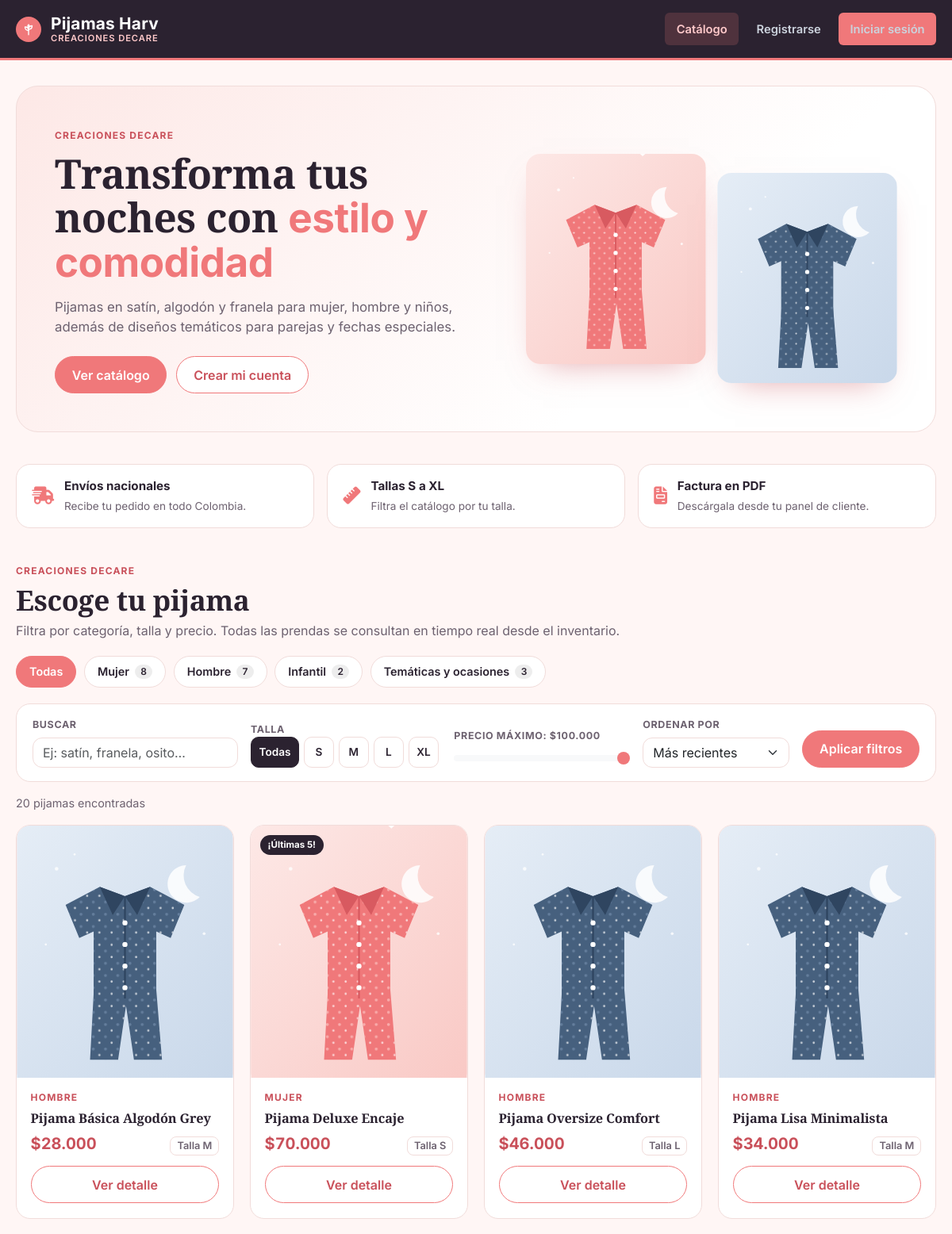
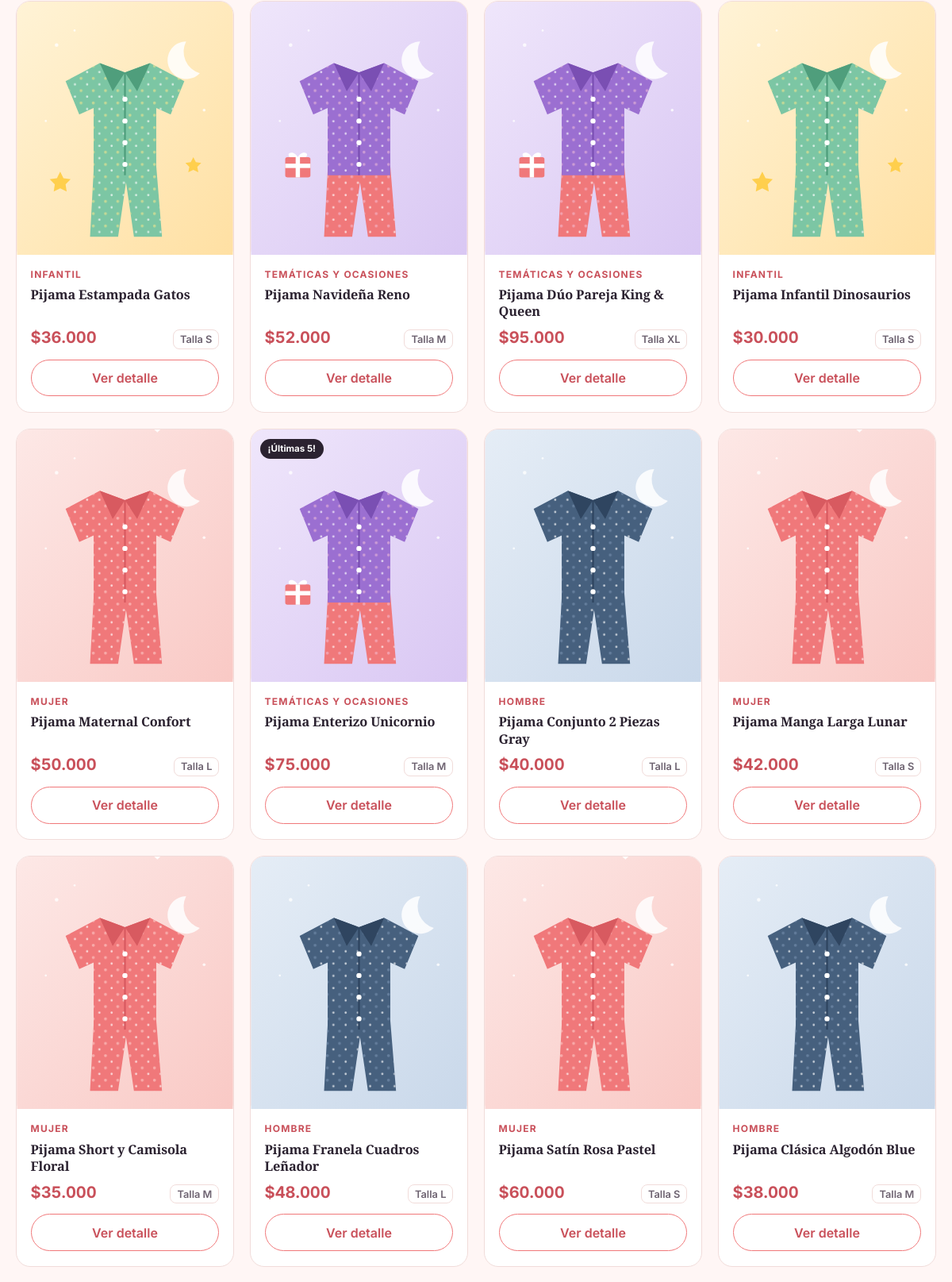
The page / (upper part) on the database its author committed (2 pictures, top to bottom).
### tables this page shows
CREATE TABLE `categorias` (
  `ID_CATEGORIA` int(11) NOT NULL,
  `nombre` varchar(60) NOT NULL,
  `slug` varchar(60) NOT NULL,
  `descripcion` varchar(255) DEFAULT NULL
);

CREATE TABLE `productos` (
  `ID_PRODUCTO` int(11) NOT NULL,
  `nombre` varchar(255) NOT NULL,
  `DESCRIPCION` varchar(250) NOT NULL,
  `PRECIO` decimal(10,2) NOT NULL,
  `STOCK` int(11) DEFAULT 0,
  `talla` varchar(50) NOT NULL,
  `ID_CATEGORIA` int(11) DEFAULT NULL,
  `imagen` varchar(255) DEFAULT NULL
);

### backend/src/models/Catalogo.php (called while the page is built, shortened)
<?php
class Catalogo
{
    private PDO $conn;
    public function __construct(PDO $db)
    {
        $this->conn = $db;
    }
    public function categorias(): array
    {
        $sql = "SELECT c.ID_CATEGORIA, c.nombre, c.slug, c.descripcion,
                       COUNT(p.ID_PRODUCTO) AS total
                FROM categorias c
                LEFT JOIN productos p ON p.ID_CATEGORIA = c.ID_CATEGORIA AND p.STOCK > 0
                GROUP BY c.ID_CATEGORIA, c.nombre, c.slug, c.descripcion
                ORDER BY c.ID_CATEGORIA";
        return $this->conn->query($sql)->fetchAll(PDO::FETCH_ASSOC);
    }
    public static function leerFiltros(array $entrada): array
    {
        $talla = strtoupper(trim((string) ($entrada['talla'] ?? '')));
        $orden = (string) ($entrada['orden'] ?? 'recientes');
        $precioMax = (int) ($entrada['precio_max'] ?? 0);
        return [
            'q'          => mb_substr(trim((string) ($entrada['q'] ?? '')), 0, 60),
            'categoria'  => preg_replace('/[^a-z]/', '', strtolower((string) ($entrada['categoria'] ?? ''))),
            'talla'      => in_array($talla, self::TALLAS, true) ? $talla : '',
            'precio_max' => $precioMax > 0 ? $precioMax : 0,
            'orden'      => array_key_exists($orden, self::ORDENES) ? $orden : 'recientes',
        ];
    }
    public function buscar(array $filtros): array
    {
        $where = ['p.STOCK > 0'];
        $params = [];
        $sql = "SELECT p.ID_PRODUCTO, p.nombre, p.DESCRIPCION, p.PRECIO, p.STOCK, p.talla, p.imagen,
                       c.nombre AS categoria, c.slug AS categoria_slug
                FROM productos p
                LEFT JOIN categorias c ON c.ID_CATEGORIA = p.ID_CATEGORIA
                WHERE " . implode(' AND ', $where) . "
                ORDER BY " . self::ORDENES[$filtros['orden']];
        $stmt = $this->conn->prepare($sql);
        $stmt->execute($params);
        return $stmt->fetchAll(PDO::FETCH_ASSOC);
    }
    public function precioMaximo(): int
    {
        return (int) ceil((float) $this->conn->query("SELECT COALESCE(MAX(PRECIO), 0) FROM productos WHERE STOCK > 0")->fetchColumn());
    }
}

### backend/src/config/marca.php (called while the page is built, shortened)
<?php
function imagen_producto(array $producto): string
{
    $imagen = trim((string) ($producto['imagen'] ?? ''));
    $slug = preg_replace('/[^a-z]/', '', (string) ($producto['categoria_slug'] ?? ''));
    $ilustracion = 'frontend/src/public/img/categorias/' . ($slug !== '' ? $slug : 'general') . '.svg';
    return $ilustracion;
}
function precio_cop($valor): string
{
    return '$' . number_format((float) $valor, 0, ',', '.');
}

### frontend/src/pages/partials/catalogo_productos.php (the view, shortened to what this page needs)
<?php
require_once __DIR__ . '/../../../../backend/src/config/marca.php';
require_once __DIR__ . '/../../../../backend/src/models/Catalogo.php';
$rutaCatalogo = $rutaCatalogo ?? 'catalogo';
$catalogo = new Catalogo($pdo);
$filtros = Catalogo::leerFiltros($_GET);
try {
    $categorias = $catalogo->categorias();
    $productos = $catalogo->buscar($filtros);
    $precioTope = max(10000, (int) (ceil($catalogo->precioMaximo() / 10000) * 10000));
} catch (PDOException $e) {
    error_log('Catálogo: ' . $e->getMessage());
    $categorias = [];
    $productos = [];
    $precioTope = 100000;
    $errorCatalogo = 'No fue posible cargar el catálogo. Verifique que la base de datos tenga la migración database/migracion_catalogo.sql.';
}
$e = static fn($v) => htmlspecialchars((string) $v, ENT_QUOTES, 'UTF-8');
$urlFiltro = static function (array $cambios) use ($filtros, $rutaCatalogo): string {
    $params = array_filter(array_merge($filtros, $cambios), static fn($v) => $v !== '' && $v !== 0 && $v !== 'recientes');
    return 'index.php?' . http_build_query(['url' => $rutaCatalogo] + $params) . '#catalogo';
};
?>
<section id="catalogo" class="catalogo">
    <div class="catalogo__cabecera">
        <div>
            <span class="catalogo__eyebrow"><?php echo $e(MARCA_COLECCION); ?></span>
            <h2 class="catalogo__titulo">Escoge tu pijama</h2>
            <p class="catalogo__sub">Filtra por categoría, talla y precio. Todas las prendas se consultan en tiempo real desde el inventario.</p>
        </div>
    </div>
    <nav class="catalogo__categorias" aria-label="Categorías">
        <a href="<?php echo $e($urlFiltro(['categoria' => ''])); ?>"
           class="chip <?php echo $filtros['categoria'] === '' ? 'chip--activo' : ''; ?>">Todas</a>
        <?php foreach ($categorias as $cat): ?>
            <a href="<?php echo $e($urlFiltro(['categoria' => $cat['slug']])); ?>"
               class="chip <?php echo $filtros['categoria'] === $cat['slug'] ? 'chip--activo' : ''; ?>">
                <?php echo $e($cat['nombre']); ?> <span class="chip__num"><?php echo (int) $cat['total']; ?></span>
            </a>
        <?php endforeach; ?>
    </nav>
    <form class="catalogo__filtros" method="GET" action="index.php#catalogo">
        <label class="filtro filtro--busqueda">
            <span class="filtro__label">Buscar</span>
            <input type="search" name="q" value="<?php echo $e($filtros['q']); ?>" placeholder="Ej: satín, franela, osito…" class="form-control">
        </label>
        <fieldset class="filtro">
            <legend class="filtro__label">Talla</legend>
            <div class="tallas">
                <label class="talla"><input type="radio" name="talla" value="" <?php echo $filtros['talla'] === '' ? 'checked' : ''; ?>><span>Todas</span></label>
                <?php foreach (Catalogo::TALLAS as $t): ?>
                    <label class="talla"><input type="radio" name="talla" value="<?php echo $t; ?>" <?php echo $filtros['talla'] === $t ? 'checked' : ''; ?>><span><?php echo $t; ?></span></label>
                <?php endforeach; ?>
            </div>
        </fieldset>
        <label class="filtro">
            <span class="filtro__label">Precio máximo: <output id="precioSalida"><?php echo precio_cop($filtros['precio_max'] ?: $precioTope); ?></output></span>
            <input type="range" class="form-range" name="precio_max" min="10000" max="<?php echo $precioTope; ?>" step="5000"
                   value="<?php echo $filtros['precio_max'] ?: $precioTope; ?>" id="precioRango">
        </label>
        <label class="filtro">
            <span class="filtro__label">Ordenar por</span>
            <select name="orden" class="form-select">
                <option value="recientes" <?php echo $filtros['orden'] === 'recientes' ? 'selected' : ''; ?>>Más recientes</option>
            </select>
        </label>
        <div class="filtro filtro--acciones">
            <button type="submit" class="btn btn-marca">Aplicar filtros</button>
        </div>
    </form>
    <p class="catalogo__conteo">
        <?php echo count($productos); ?> <?php echo count($productos) === 1 ? 'pijama encontrada' : 'pijamas encontradas'; ?>
    </p>
    <div class="catalogo__grid">
        <?php foreach ($productos as $p):
            $id = (int) $p['ID_PRODUCTO'];
            $stock = (int) $p['STOCK'];
            $imagen = imagen_producto($p);
        ?>
            <article class="producto">
                <button type="button" class="producto__foto" data-bs-toggle="modal" data-bs-target="#producto-<?php echo $id; ?>"
                        aria-label="Ver detalle de <?php echo $e($p['nombre']); ?>">
                    <img src="<?php echo $e($imagen); ?>" alt="<?php echo $e($p['nombre']); ?>" loading="lazy">
                    <?php if ($stock <= 5): ?><span class="producto__aviso">¡Últimas <?php echo $stock; ?>!</span><?php endif; ?>
                </button>
                <div class="producto__cuerpo">
                    <span class="producto__categoria"><?php echo $e($p['categoria'] ?? 'Sin categoría'); ?></span>
                    <h3 class="producto__nombre"><?php echo $e($p['nombre']); ?></h3>
                    <div class="producto__meta">
                        <span class="producto__precio"><?php echo precio_cop($p['PRECIO']); ?></span>
                        <span class="producto__talla">Talla <?php echo $e($p['talla']); ?></span>
                    </div>
                    <button type="button" class="btn btn-marca-outline w-100" data-bs-toggle="modal" data-bs-target="#producto-<?php echo $id; ?>">
                        Ver detalle
                    </button>
                </div>
            </article>
        <?php endforeach; ?>
    </div>
</section>

### rows shown on the page
categorias: nombre "Mujer", total "8"
categorias: nombre "Hombre", total "7"
categorias: nombre "Infantil", total "2"
categorias: nombre "Temáticas y ocasiones", total "3"
productos: ID_CATEGORIA.slug (picture), ID_CATEGORIA.nombre "HOMBRE", nombre "Pijama Básica Algodón Grey", PRECIO "$28.000", talla "M"
productos: ID_CATEGORIA.slug (picture), STOCK "5", ID_CATEGORIA.nombre "MUJER", nombre "Pijama Deluxe Encaje", PRECIO "$70.000", talla "S"
productos: ID_CATEGORIA.slug (picture), ID_CATEGORIA.nombre "HOMBRE", nombre "Pijama Oversize Comfort", PRECIO "$46.000", talla "L"
productos: ID_CATEGORIA.slug (picture), ID_CATEGORIA.nombre "HOMBRE", nombre "Pijama Lisa Minimalista", PRECIO "$34.000", talla "M"
productos: ID_CATEGORIA.slug (picture), ID_CATEGORIA.nombre "INFANTIL", nombre "Pijama Estampada Gatos", PRECIO "$36.000", talla "S"
productos: ID_CATEGORIA.slug (picture), ID_CATEGORIA.nombre "TEMÁTICAS Y OCASIONES", nombre "Pijama Navideña Reno", PRECIO "$52.000", talla "M"
productos: ID_CATEGORIA.slug (picture), ID_CATEGORIA.nombre "TEMÁTICAS Y OCASIONES", nombre "Pijama Dúo Pareja King & Queen", PRECIO "$95.000", talla "XL"
productos: ID_CATEGORIA.slug (picture), ID_CATEGORIA.nombre "INFANTIL", nombre "Pijama Infantil Dinosaurios", PRECIO "$30.000", talla "S"
productos: ID_CATEGORIA.slug (picture), ID_CATEGORIA.nombre "MUJER", nombre "Pijama Maternal Confort", PRECIO "$50.000", talla "L"
productos: ID_CATEGORIA.slug (picture), STOCK "5", ID_CATEGORIA.nombre "TEMÁTICAS Y OCASIONES", nombre "Pijama Enterizo Unicornio", PRECIO "$75.000", talla "M"
productos: ID_CATEGORIA.slug (picture), ID_CATEGORIA.nombre "HOMBRE", nombre "Pijama Conjunto 2 Piezas Gray", PRECIO "$40.000", talla "L"
productos: ID_CATEGORIA.slug (picture), ID_CATEGORIA.nombre "MUJER", nombre "Pijama Manga Larga Lunar", PRECIO "$42.000", talla "S"
productos: ID_CATEGORIA.slug (picture), ID_CATEGORIA.nombre "MUJER", nombre "Pijama Short y Camisola Floral", PRECIO "$35.000", talla "M"
productos: ID_CATEGORIA.slug (picture), ID_CATEGORIA.nombre "HOMBRE", nombre "Pijama Franela Cuadros Leñador", PRECIO "$48.000", talla "L"
productos: ID_CATEGORIA.slug (picture), ID_CATEGORIA.nombre "MUJER", nombre "Pijama Satín Rosa Pastel", PRECIO "$60.000", talla "S"
productos: ID_CATEGORIA.slug (picture), ID_CATEGORIA.nombre "HOMBRE", nombre "Pijama Clásica Algodón Blue", PRECIO "$38.000", talla "M"

### other values the page prints
MARCA_TIENDA "Pijamas Harv"
MARCA_COLECCION "CREACIONES DECARE"
$e(MARCA_COLECCION) "CREACIONES DECARE"
$t "S"
$t "M"
$t "L"
$t "XL"
precio_cop($filtros['precio_max'] ?: $precioTope) "$100.000"
count($productos) "20"
